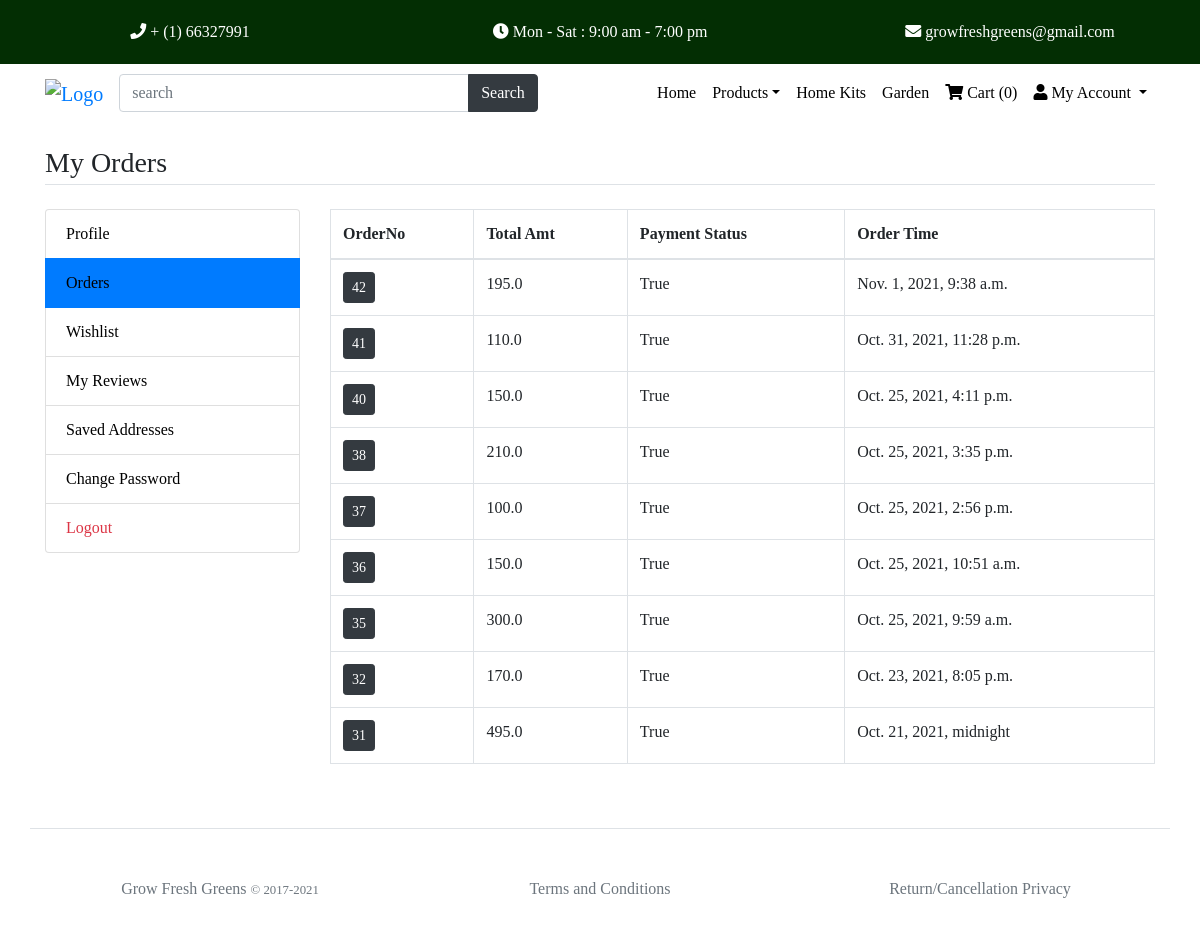
/my-orders (signed in), run on the app's committed database.
### main/models.py (models this page shows)
class CartOrder(models.Model):
    user=models.ForeignKey(User,on_delete=models.CASCADE)
    total_amt=models.FloatField()
    paid_status=models.BooleanField(default=True)
    order_dt=models.DateTimeField(auto_now_add=True)
    order_status=models.CharField(choices=status_choice,default='process',max_length=150)

### main/views.py (the view)
# urls.py: path('my-orders',views.my_orders, name='my_orders'),
def my_orders(request):
	orders=CartOrder.objects.filter(user=request.user).order_by('-id')
	return render(request, 'user/orders.html',{'orders':orders})

### main/templates/user/orders.html
{% extends 'base.html' %}
{% load static %}
{% block content %}
<main class="container my-4" style="font-family: Cambria, Cochin, Georgia, Times, 'Times New Roman', serif;">
	<h3 class="my-4 border-bottom pb-1">My Orders</h3>
	<div class="row">
		<div class="col-md-3">
			{% include 'user/user-sidebar.html' %}
		</div>
		<div class="col-md-9">
			<div class="table-responsive">
				<table class="table-bordered table">
					<thead>
						<tr>
							<th>OrderNo</th>
							<th>Total Amt</th>
							<th>Payment Status</th>
							<th>Order Time</th>
						</tr>
					</thead>
					<tbody>
						{% for order in orders %}
						<tr>
							<td><a href="{% url 'my_order_items' order.id %}" class="btn btn-sm btn-dark">{{order.id}}</a></td>
							<td>{{order.total_amt}}</td>
							<td>{{order.paid_status}}</td>
							<td>{{order.order_dt}}</td>
						</tr>
						{% endfor %}
					</tbody>
				</table>
			</div>
		</div>
	</div>
</main>
{% endblock %}

### main/templates/base.html (shortened to what this page needs)
{% load static %}
<!DOCTYPE html>
<html>
<head style="font-family: Cambria, Cochin, Georgia, Times, 'Times New Roman', serif;">
	<link rel="stylesheet" type="text/css" href="{% static 'fontawesome-free/css/all.min.css' %}" />
	<link rel="stylesheet" type="text/css" href="{% static 'bs4/bootstrap.min.css' %}" />
	<link rel="stylesheet" type="text/css" href="{% static 'custom.css' %}" />
</head>
<body style="font-family: Cambria, Cochin, Georgia, Times, 'Times New Roman', serif;">
        <div class="row" style="background-color: #032e03; padding-top: 20px; padding-bottom: 20px;">
            <div class="col-6 col-md" style="text-align: center;">
                <span class ="f1-icon">
                    <i class="fa fa-phone" style="color: #ffff;"></i>
              <a href="tel://+1 66327991" target ="_blank" style="color: #ffff;">+ (1) 66327991 </a>
              </span>
            </div>
            <div class="col-6 col-md" style="text-align: center;">
                <span class ="f1-icon" style="color: #ffff;">
                   <i class="fa fa-clock" ></i>
                Mon - Sat : 9:00 am - 7:00 pm
            </span>
            </div>
            <div class="col-6 col-md" style="text-align: center;">
                <span class ="f1-icon" style="color: #ffff;">
                    <i class="fa fa-envelope" ></i>
                      <a href="mailto://growfreshgreens@gmail.com" target="_blank" style="color: #ffff;">growfreshgreens@gmail.com</a>
                 </span>
            </div>
        </div>
		<nav class="navbar navbar-expand-lg" style="background-color: #ffff;">
		<div class="container">
		  <a class="navbar-brand" href="/"><img width="80px", height="80px", src="/media/icons/logo.png" alt="Logo"></a>
		  <div class="collapse navbar-collapse" id="navbarNav">
		  	<form class="form-inline mr-2 my-lg-0" action="/search">
		      <div class="input-group">
				  <input name="q" type="text" class="form-control" placeholder="search" style="width: 350px;"/>
				  <div class="input-group-append">
				    <button class="btn btn-dark" type="submit" id="button-addon2" >Search</button>
				  </div>
				</div>
		    </form>
		    <ul class="navbar-nav ml-auto">
		      <li class="nav-item">
		        <a class="nav-link" href="/" style="color:black;">Home</a>
		      </li>
			  <li class="nav-item dropdown">
		        <a class="nav-link dropdown-toggle" href="#" id="navbarDropdown1" role="button" data-toggle="dropdown" aria-haspopup="true" aria-expanded="false" style="color:black;">Products</a>
		      </li>
			  <li class="nav-item">
		        <a class="nav-link" href="{% url 'home_kits' %}" style="color:black;">Home Kits</a>
		      </li>
		      <li class="nav-item dropdown">
		        <a class="nav-link" href="{% url 'gardening' %}" style="color:black;">Garden</a>
     		  </li>
		      <li class="nav-item">
				{% if user.is_authenticated %}
		        <a class="nav-link" href="{% url 'cart'%}" style="color:black;"><i class="fa fa-shopping-cart" style="color:black;"></i> Cart (<span class="cart-list" style="color:black;">{{request.session.cartdata|length}}</span>)</a>
				{% else %}
		        <a class="nav-link" href="#" style="color:black;" onclick="return confirm('Kindly Login to Continue')"><i class="fa fa-shopping-cart" style="color:black;"></i> Cart (<span class="cart-list" style="color:black;">{{request.session.cartdata|length}}</span>)</a>
				{% endif %}
		      </li>
		      <li class="nav-item dropdown">
		        <a class="nav-link dropdown-toggle" href="#" id="navbarDropdown3" role="button" data-toggle="dropdown" aria-haspopup="true" aria-expanded="false" style="color:black;">
		          <i class="fa fa-user"></i> My Account
		        </a>
		      </li>
		    </ul>
		  </div>
		</div>
    </nav>
    {% block content %}
    {% endblock %}
	<footer class="pt-4 my-md-5 pt-md-5 border-top container">
		<div class="row">
			<div class="col-6 col-md" style="text-align: center;">
			<a class="text-muted" href="/">Grow Fresh Greens</a>
			<small class="text-muted">&copy; 2017-2021</small>
			</div>
			<div class="col-6 col-md" style="text-align: center;">
				<a class="text-muted" style="text-align: center;" href="{% url 'terms_condition' %}">Terms and Conditions</a>
			</div>
			<div class="col-6 col-md" style="text-align: center;">
				<a class="text-muted" href="{% url 'cancellation' %}">Return/Cancellation Privacy</a>
			</div>
		</div>
	</footer>
</body>
</html>

### main/templates/user/user-sidebar.html
<div class="list-group" style="font-family: Cambria, Cochin, Georgia, Times, 'Times New Roman', serif;">
	<a href="{% url 'edit-profile' %}" style="text-decoration: none;color: black;" class="list-group-item {% if request.path == '/edit-profile' %}active {% endif %}">Profile</a>
	<a href="{% url 'my_orders' %}" style="text-decoration: none;color: black;" class="list-group-item {% if request.path == '/my-orders' %}active {% endif %}">Orders</a>
	<a href="{% url 'my_wishlist' %}" style="text-decoration: none;color: black;" class="list-group-item {% if request.path == '/my-wishlist' %}active {% endif %}">Wishlist</a>
	<a href="{% url 'my-reviews' %}" style="text-decoration: none;color: black;" class="list-group-item {% if request.path == '/my-reviews' %}active {% endif %}">My Reviews</a>
	<a href="{% url 'my-addressbook' %}" style="text-decoration: none;color: black;" class="list-group-item {% if request.path == '/my-addressbook' %}active {% endif %}">Saved Addresses</a>
	<a href="{% url 'password_change' %}" style="text-decoration: none;color: black;" class="list-group-item {% if request.path == '/accounts/password_change/' %}active {% endif %}">Change Password</a>
	<a href="{% url 'logout' %}" style="text-decoration: none;color: black;" class="text-danger list-group-item">Logout</a>
</div>

### main/static/custom.css (style rules this page uses)
main,body,div,h1,a { font-family:"Cambria, Cochin, Georgia, Times, 'Times New Roman', serif"; }

### data on the page
CartOrder: id "42", total_amt "195.0", paid_status "True", order_dt "Nov. 1, 2021, 9:38 a.m."
CartOrder: id "41", total_amt "110.0", paid_status "True", order_dt "Oct. 31, 2021, 11:28 p.m."
CartOrder: id "40", total_amt "150.0", paid_status "True", order_dt "Oct. 25, 2021, 4:11 p.m."
CartOrder: id "38", total_amt "210.0", paid_status "True", order_dt "Oct. 25, 2021, 3:35 p.m."
CartOrder: id "37", total_amt "100.0", paid_status "True", order_dt "Oct. 25, 2021, 2:56 p.m."
CartOrder: id "36", total_amt "150.0", paid_status "True", order_dt "Oct. 25, 2021, 10:51 a.m."
CartOrder: id "35", total_amt "300.0", paid_status "True", order_dt "Oct. 25, 2021, 9:59 a.m."
CartOrder: id "32", total_amt "170.0", paid_status "True", order_dt "Oct. 23, 2021, 8:05 p.m."
CartOrder: id "31", total_amt "495.0", paid_status "True", order_dt "Oct. 21, 2021, midnight"

### other printed values
{{ request.session.cartdata|length }} "0"
